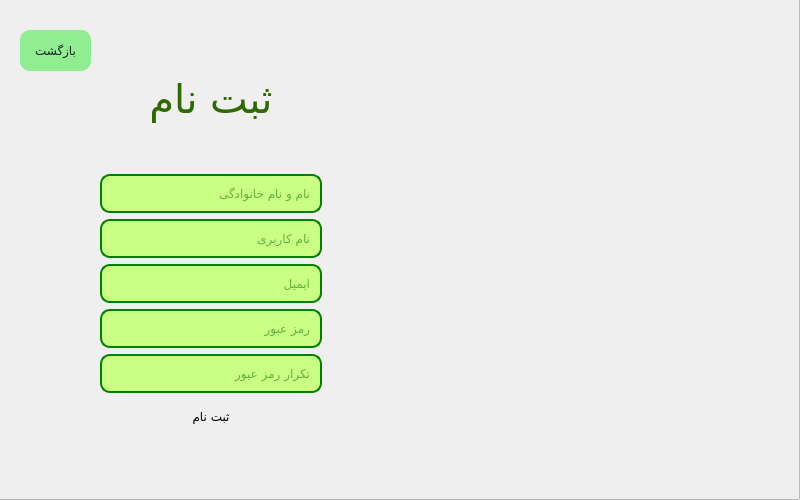
<?xml version="1.0" encoding="UTF-8"?>
<ui version="4.0">
 <class>Signinwindow</class>
 <widget class="QWidget" name="Signinwindow">
  <property name="geometry">
   <rect>
    <x>0</x>
    <y>0</y>
    <width>800</width>
    <height>500</height>
   </rect>
  </property>
  <property name="minimumSize">
   <size>
    <width>800</width>
    <height>500</height>
   </size>
  </property>
  <property name="maximumSize">
   <size>
    <width>800</width>
    <height>500</height>
   </size>
  </property>
  <property name="windowTitle">
   <string>Sign In</string>
  </property>
  <widget class="QWidget" name="verticalLayoutWidget">
   <property name="geometry">
    <rect>
     <x>100</x>
     <y>30</y>
     <width>222</width>
     <height>404</height>
    </rect>
   </property>
   <layout class="QVBoxLayout" name="verticalLayout">
    <item>
     <widget class="QLabel" name="signinlbl">
      <property name="styleSheet">
       <string notr="true">color:#2f6901;
font-family:Rokh;
border-radius:10px;
font-size:40px;
text-align:center;
padding:10px;</string>
      </property>
      <property name="text">
       <string>ثبت نام</string>
      </property>
      <property name="alignment">
       <set>Qt::AlignmentFlag::AlignCenter</set>
      </property>
     </widget>
    </item>
    <item>
     <widget class="QLineEdit" name="name">
      <property name="styleSheet">
       <string notr="true">width:200px;
background-color:#c9ff83;
color:darkgreen;
font-family:Rokh;
padding:8px;
border-radius:10px;
border:2px solid green;</string>
      </property>
      <property name="placeholderText">
       <string>نام و نام خانوادگی</string>
      </property>
     </widget>
    </item>
    <item>
     <widget class="QLineEdit" name="username">
      <property name="styleSheet">
       <string notr="true">width:200px;
background-color:#c9ff83;
color:darkgreen;
font-family:Rokh;
padding:8px;
border-radius:10px;
border:2px solid green;</string>
      </property>
      <property name="text">
       <string/>
      </property>
      <property name="placeholderText">
       <string>نام کاربری</string>
      </property>
     </widget>
    </item>
    <item>
     <widget class="QLineEdit" name="email">
      <property name="styleSheet">
       <string notr="true">width:200px;
background-color:#c9ff83;
color:darkgreen;
font-family:Rokh;
padding:8px;
border-radius:10px;
border:2px solid green;</string>
      </property>
      <property name="placeholderText">
       <string>ایمیل</string>
      </property>
     </widget>
    </item>
    <item>
     <widget class="QLineEdit" name="password">
      <property name="styleSheet">
       <string notr="true">width:200px;
background-color:#c9ff83;
color:darkgreen;
font-family:Rokh;
padding:8px;
border-radius:10px;
border:2px solid green;</string>
      </property>
      <property name="placeholderText">
       <string>رمز عبور</string>
      </property>
     </widget>
    </item>
    <item>
     <widget class="QLineEdit" name="password2">
      <property name="styleSheet">
       <string notr="true">width:200px;
background-color:#c9ff83;
color:darkgreen;
font-family:Rokh;
padding:8px;
border-radius:10px;
border:2px solid green;</string>
      </property>
      <property name="placeholderText">
       <string>تکرار رمز عبور</string>
      </property>
     </widget>
    </item>
    <item>
     <widget class="QPushButton" name="submit">
      <property name="cursor">
       <cursorShape>PointingHandCursor</cursorShape>
      </property>
      <property name="styleSheet">
       <string notr="true">padding:10px;
background-color: qlineargradient(
    x1:0, y1:0, x2:1, y2:0,
    stop:0 #4AC29A,
    stop:1 #BDFFF3
);

color:black;
font-family:Rokh;
border-radius:10px;
</string>
      </property>
      <property name="text">
       <string>ثبت نام</string>
      </property>
     </widget>
    </item>
   </layout>
  </widget>
  <widget class="QFrame" name="frame">
   <property name="geometry">
    <rect>
     <x>-90</x>
     <y>-10</y>
     <width>890</width>
     <height>510</height>
    </rect>
   </property>
   <property name="styleSheet">
    <string notr="true">border-image: url(:/new/images/bgsignin.jpg) 0 0 0 0 stretch stretch;</string>
   </property>
   <property name="frameShape">
    <enum>QFrame::Shape::StyledPanel</enum>
   </property>
   <property name="frameShadow">
    <enum>QFrame::Shadow::Raised</enum>
   </property>
  </widget>
  <widget class="QPushButton" name="backbtn">
   <property name="geometry">
    <rect>
     <x>20</x>
     <y>30</y>
     <width>71</width>
     <height>41</height>
    </rect>
   </property>
   <property name="cursor">
    <cursorShape>PointingHandCursor</cursorShape>
   </property>
   <property name="styleSheet">
    <string notr="true">padding:10px;
background-color:lightgreen;
color:#1d2427;
font-family:Rokh;
border-radius:10px;</string>
   </property>
   <property name="text">
    <string>بازگشت</string>
   </property>
  </widget>
  <zorder>frame</zorder>
  <zorder>verticalLayoutWidget</zorder>
  <zorder>backbtn</zorder>
 </widget>
 <resources/>
 <connections/>
</ui>
